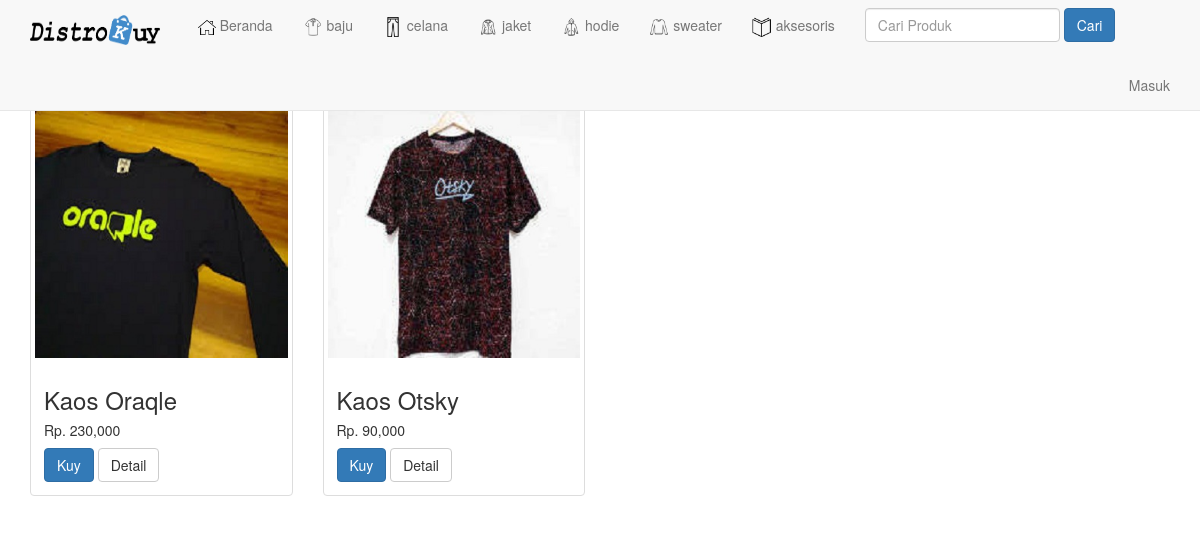
/distrokuy/kategori.php?id=1, run on the app's committed database.
### tables this page shows
CREATE TABLE `kategori` (
  `id` int(11) NOT NULL,
  `kategori_produk` varchar(100) NOT NULL,
  `gambar` varchar(50) NOT NULL
);

CREATE TABLE `produk` (
  `id_produk` int(11) NOT NULL,
  `nama_produk` varchar(100) NOT NULL,
  `harga_produk` int(11) NOT NULL,
  `foto_produk` varchar(100) NOT NULL,
  `deskripsi_produk` text NOT NULL,
  `stok_produk` int(5) NOT NULL,
  `kategori_id` int(50) NOT NULL
);

### distrokuy/kategori.php (the view, shortened to what this page needs)
<html>
    <head>
        <link rel="stylesheet" href="admin/assets/css/style.css">
        <link rel="stylesheet" href="admin/assets/css/font-awesome.css">
</head>
<body>
    <?php require('menu.php') ?><br><br>
    <div class="container">
    <div class="row">
    <?php
         $id_kategori = $_GET['id'];
        $semuadata=array();
        $ambil = $koneksi->query("SELECT*FROM kategori JOIN produk ON
                        kategori.id=produk.kategori_id
                        WHERE produk.kategori_id='$id_kategori'");
                        while ($tampung = $ambil->fetch_assoc())
                                {
                                    $semuadata[]=$tampung;
                                }
    ?>
    <br><br><br>
    <?php foreach ($semuadata as $key => $kat): ?>
            <div class="col-md-3">
                <div class="thumbnail">
                    <img src="foto_produk/<?php echo $kat['foto_produk'];?>" alt="" class="img-responsive">
                    <div class="caption">
                        <h3><?php echo $kat['nama_produk'];?></h3>
                        <h5>Rp. <?php echo number_format($kat['harga_produk']); ?></h5>
                        <a href="beli.php?id=<?php echo $kat['id_produk'];?>" class="btn btn-primary">Kuy</a>
                        <a href="detail.php?id=<?php echo $kat['id_produk'];?>" class="btn btn-default">Detail</a>
                    </div>
                </div>
        </div>
        <?php endforeach ?>
    </div>
</div>
</body>
</html>

### distrokuy/menu.php (shortened to what this page needs)
<?php
$koneksi=new mysqli("localhost","root","","distrokuy");
$ambil=$koneksi->query("SELECT * FROM kategori");
$semuadata = array();
while ($tampung = $ambil->fetch_assoc())
{
    $semuadata[]=$tampung;
}
?>
<html>
<head>
    <link href="admin/assets/css/bootstrap.css" rel="stylesheet" />
    <link href="admin/assets/css/font-awesome.css" rel="stylesheet" />
    <link href="admin/assets/js/morris/morris-0.4.3.min.css" rel="stylesheet" />
</head>
<body>
<nav class="navbar navbar-default navbar-fixed-top">
  <div class="container-fluid">
  <ul class="nav navbar-nav navbar-left">
  <li><a href="index.php"><img src="admin/assets/images/distrokuy.png" width="130" height="30">&nbsp;&nbsp;</a></li>
            <li><a href="index.php"><img src="admin/assets/images/home.ico" width="18 " height="16"> Beranda</a></li>
              <?php foreach ($semuadata as $key => $kat): ?>
                <li><a href="kategori.php?id=<?php echo $kat['id']; ?> ">
                <img src="admin/assets/images/<?php echo $kat['gambar'];?>" height="20" width="20">
                <?php echo $kat['kategori_produk']; ?></a></li>
              <?php endforeach ?>
    <form class="navbar-form navbar-right" action="pencarian.php" method="get">
      <div class="form-group">
              <input type="text" class="form-control" placeholder="Cari Produk" name="cari">
              <button class="btn btn-primary">Cari</button>
      </div>
    </form>
  </ul>
        <?php if (isset($_SESSION["pelanggan"])): ?>
        <ul class="nav navbar-nav navbar-right">
          <li class="dropdown">
            <a href="#" class="dropdown-toggle" data-toggle="dropdown" role="button" aria-haspopup="true" aria-expanded="false">
            <img src="admin/assets/images/user.ico" width="25" height="25"> </i>  Hi, <?php echo $_SESSION["pelanggan"]["nama_pelanggan"] ?> <span class="caret"></span></a>
                <ul class="dropdown-menu">
                  <li><a href="keranjang.php">Keranjang</a></li>
                  <li><a href="riwayat.php">Riwayat Belanja</a></li>
                  <li><a href="logout.php">Keluar</a></li>
          <li>
              </ul>
        </ul>
                  <?php else: ?>
                  <div class="container-fluid">
                    <ul class="nav navbar-nav navbar-right">
                      <li class="dropdown">
                        <a href="#" class="dropdown-toggle" data-toggle="dropdown" role="button" aria-haspopup="true" aria-expanded="false">
                        Masuk</a>
                  </div>
                    <?php endif ?>
</nav>
</body>
</html>

### data on the page
kategori: gambar (picture), kategori_produk "baju"
kategori: gambar (picture), kategori_produk "celana"
kategori: gambar (picture), kategori_produk "jaket"
kategori: gambar (picture), kategori_produk "hodie"
kategori: gambar (picture), kategori_produk "sweater"
kategori: gambar (picture), kategori_produk "aksesoris"
produk: foto_produk (picture), nama_produk "Kaos Oraqle", harga_produk "230,000"
produk: foto_produk (picture), nama_produk "Kaos Otsky", harga_produk "90,000"
